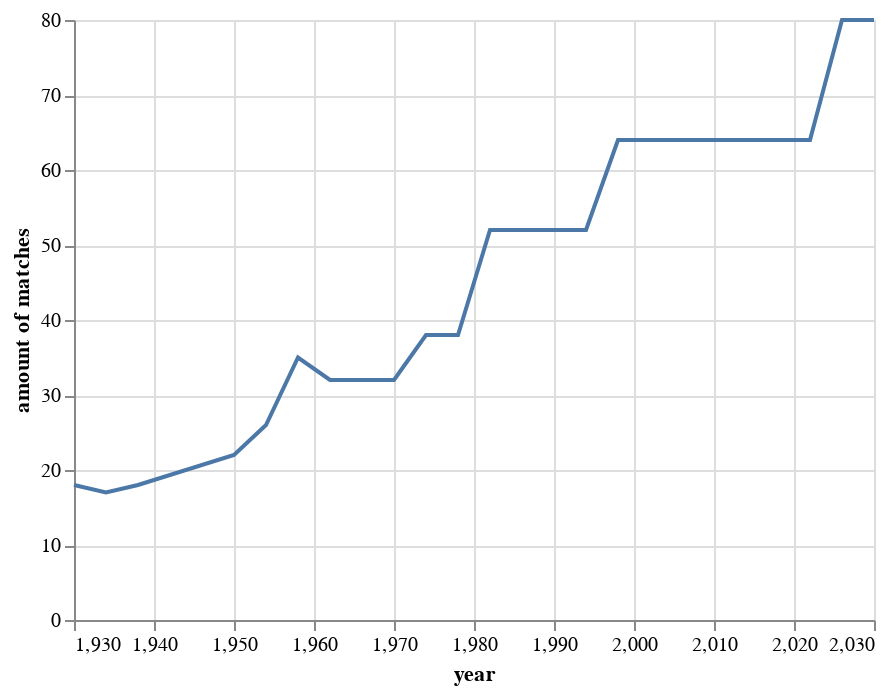

Write notebook code for a chart like this one.
### Code cell
alt.Chart(df).mark_line().encode(
    x='year',
    y='amount of matches'
          )

### Figure 1 — Vega-Lite specification as saved in the notebook (floating-point values rounded to 4 significant figures)
{"config": {"view": {"continuousWidth": 400, "continuousHeight": 300}}, "data": {"name": "data-504b74da37ef7d82ec4e010c815e3daa"}, "mark": "line", "encoding": {"x": {"field": "year", "type": "quantitative"}, "y": {"field": "amount of matches", "type": "quantitative"}}, "$schema": "https://vega.github.io/schema/vega-lite/v4.17.0.json", "datasets": {"data-504b74da37ef7d82ec4e010c815e3daa": [{"year": 1930, "amount of matches": 18}, {"year": 1934, "amount of matches": 17}, {"year": 1938, "amount of matches": 18}, {"year": 1950, "amount of matches": 22}, {"year": 1954, "amount of matches": 26}, {"year": 1958, "amount of matches": 35}, {"year": 1962, "amount of matches": 32}, {"year": 1966, "amount of matches": 32}, {"year": 1970, "amount of matches": 32}, {"year": 1974, "amount of matches": 38}, {"year": 1978, "amount of matches": 38}, {"year": 1982, "amount of matches": 52}, {"year": 1986, "amount of matches": 52}, {"year": 1990, "amount of matches": 52}, {"year": 1994, "amount of matches": 52}, {"year": 1998, "amount of matches": 64}, {"year": 2002, "amount of matches": 64}, {"year": 2006, "amount of matches": 64}, {"year": 2010, "amount of matches": 64}, {"year": 2014, "amount of matches": 64}, {"year": 2018, "amount of matches": 64}, {"year": 2022, "amount of matches": 64}, {"year": 2026, "amount of matches": 80}, {"year": 2030, "amount of matches": 80}]}}
